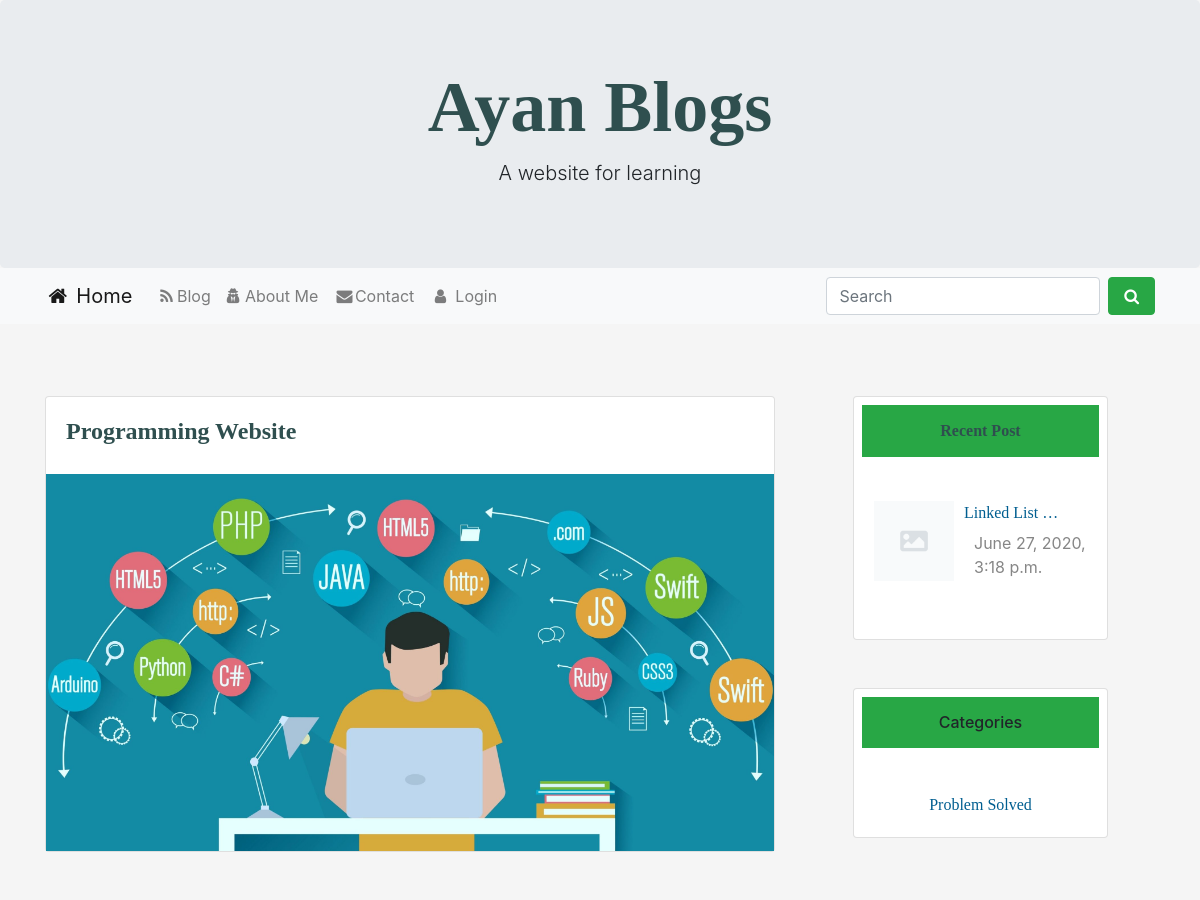
/ (upper part), run on an earlier commit of the app's database.
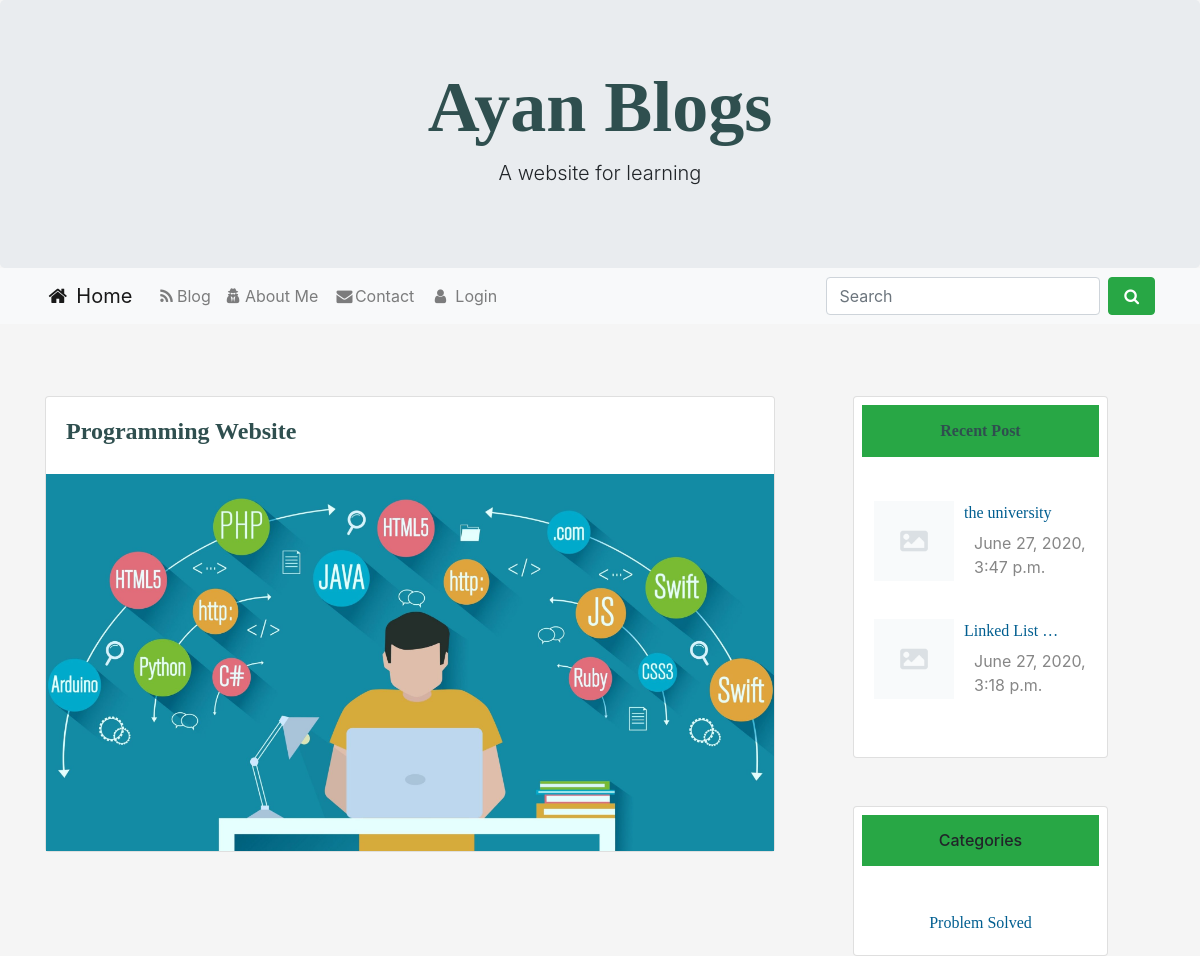
And on a later commit of the database.
### home/models.py (models this page shows, shortened)
class Post(models.Model):
    category = models.ForeignKey(Category, on_delete=models.CASCADE)
    postAuthor = models.CharField(max_length=200)
    postId = models.AutoField(primary_key=True, auto_created=True)
    postTitle = models.CharField(max_length=200)
    postTimeDate = models.DateTimeField(auto_now_add=True, auto_now=False, blank=True)
    postInC = models.TextField()
    postInCplus = models.TextField()
    postInPython = models.TextField()
    postDescriptions = models.TextField()
    postUrl = models.TextField(blank=True)
    postImage = models.ImageField(blank=True, null=True)
    def get_photo_url(self):
        if self.postImage and hasattr(self.postImage, 'url'):
            return self.postImage.url
        else:
            return "/static/no.png"

class Category(models.Model):
    category = models.CharField(max_length=200, primary_key=True)

### home/views.py (the view)
# urls.py: path('', views.home, name='home'),
def home(request):
    Recent = Post.objects.all().order_by('-postTimeDate')[0:3]
    cat = Category.objects.all()[0:3]
    context = {'RecentPost': Recent,
               'Categories': cat, }
    return render(request, 'home.html', context)

### templates/home.html (shortened to what this page needs)
{% extends 'base.html' %}
{% load static %}
 {% block body %}
  <div class="row">
     <div class="col-sm-8 mb-5">
<div class="card promoting-card">
  <div class="card-body d-flex flex-row">
    <div>
      <h4 class="card-title font-weight-bold mb-2" id="heading">Programming Website</h4>
    </div>
  </div>
  <div class="view overlay">
    <img class="card-img-top rounded-0" src="{% static 'pp.jpg' %}" alt="Card image cap">
  </div>
</div>
     </div>
  <div class="col-sm-3 ml-lg-5">
<div class="card promoting-card">
<h6 class="bg-success m-2  p-3 text-center" id="heading">Recent Post</h6>
 <div class="card-body">
                        <div class="mt-3">
                             {% for post in RecentPost%}
                            <img style="float:left;" class="d-inline-block" src="{{ post.get_photo_url }}" height=80;
                                width=80; alt="abc">
                            <a href="{% url 'readMore' post.postId %}">
                                <p  style="margin-left:90px;" class="text-style">
                                    {{ post.postTitle |truncatewords:2 }}
                                </p>
                            </a>
                            <p style="margin-left:100px; margin-top:-10px;" class="description">{{ post.postTimeDate }}</p>
                            <br>
                             {% endfor %}
                        </div>
                    </div>
</div>
<div class="card promoting-card mt-5">
<h6 class="bg-success m-2 p-3 text-center " id="heading ">Categories</h6>
  <div class="card-body">
                        <div class="mt-3 text-center">
                             {% for cat in Categories%}
                            <a class="text-style" href="#"> {{cat.category}} </a><br>
                             {% endfor %}
                        </div>
                    </div>
</div>
  </div>
  </div>
{% endblock body %}

What changed in the data, as far as the page shows it:
added Post: postTitle "the university", postTimeDate "June 27, 2020, 3:47 p.m."
